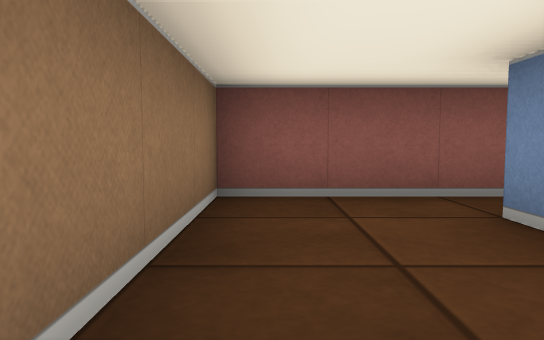
[1] (above)

14 first-person views from a walk through a cub3D maze. The camera is about half as high as the walls, tilts 4° down and sees 70° across. The floor is counted in squares. Each view is taken from the middle of a square. On the plan, view 1 faces up. The plan holds only what a view shows up to about 9 squares ahead; the rest is blank. The place goes on beyond the plan.

[2]
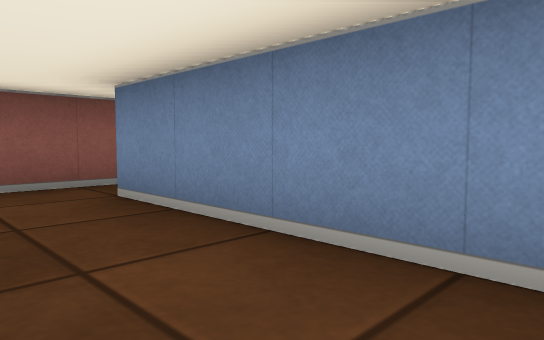

[3]
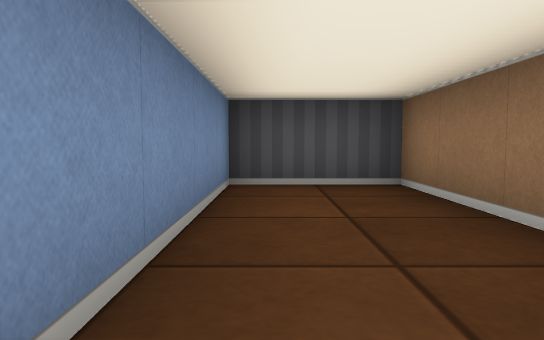

[4]
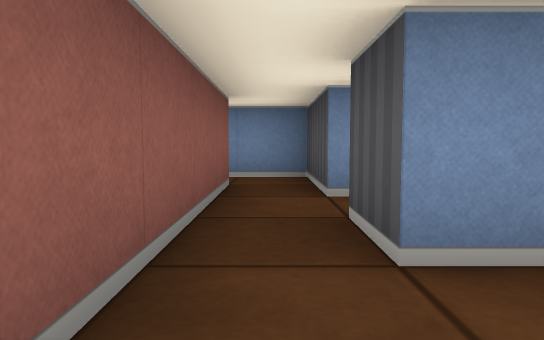

[5]
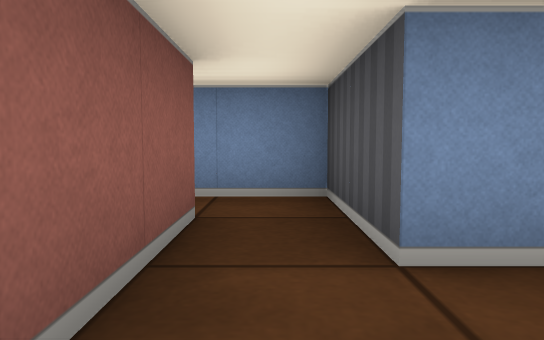

[6]
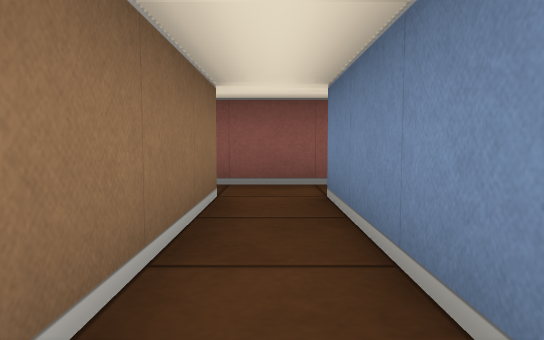

[7]
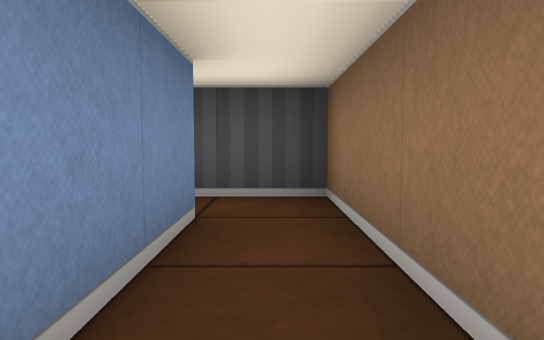

[8]
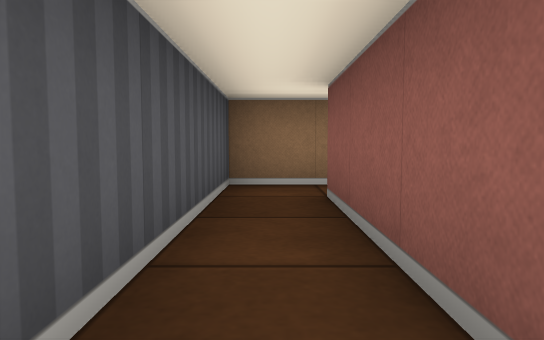

[9]
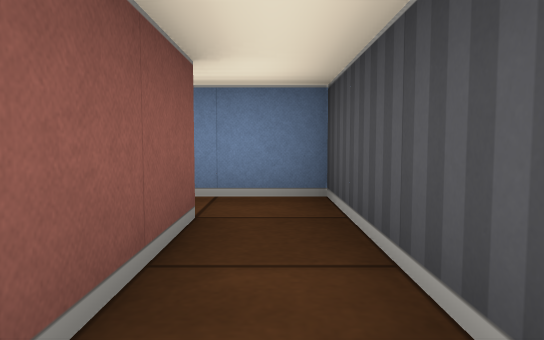

[10]
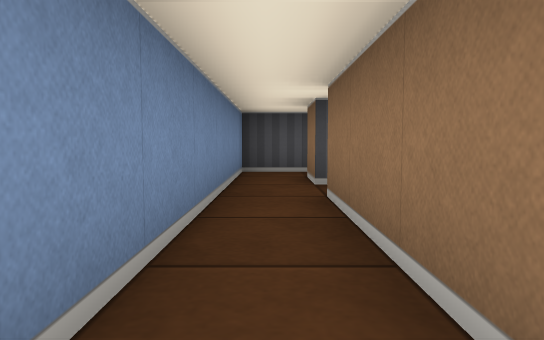

[11]
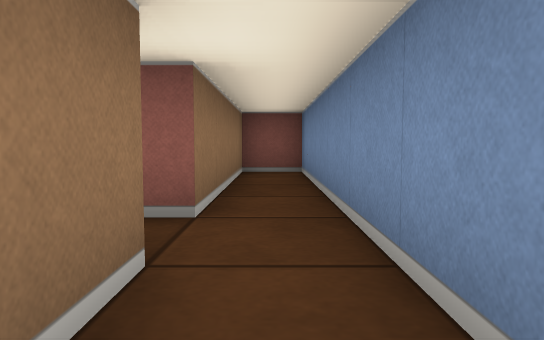

[12]
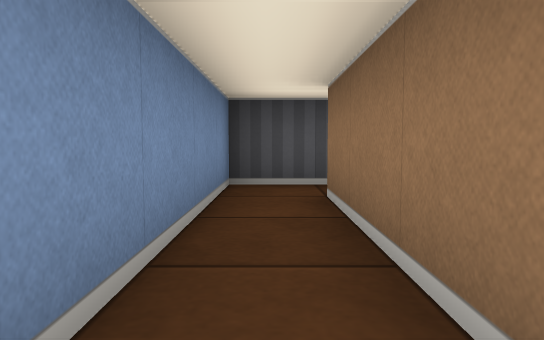

[13]
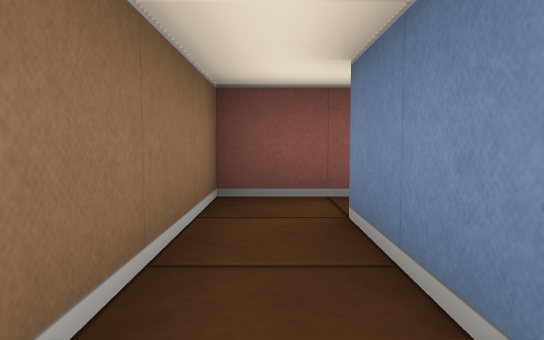

[14]
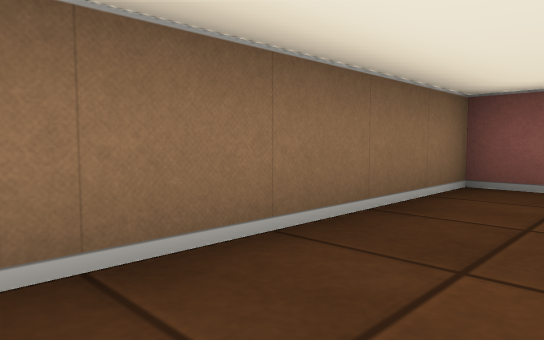

### Floor plan
Ten units are one square. View 1 is at (0, 0); x grows to the right and y downward. Boxes are objects, and circles mark ways between rooms. Rooms are numbered by the first view taken in them; rooms with no view inside come last. Other rooms are left out.
<svg viewBox="-10 -80 90 100">
<path fill="none" stroke="#000" d="M25 -35 -5 -35 -5 15 15 15 15 -25 25 -25M25 -25 25 15 75 15 75 -5M65 -5 65 5 35 5 35 -25 45 -25M45 -35 25 -35M75 -5 75 -55 65 -55 65 -15 61 -15M45 -25 55 -25 55 -65M58 -75 45 -75 45 -35"/>
<circle cx="20" cy="-30" r="3" fill="#2a7"/>
<circle cx="70" cy="0" r="3" fill="#2a7"/>
<circle cx="40" cy="-30" r="3" fill="#2a7"/>
<text x="10" y="-10">1</text>
<text x="30" y="0">2</text>
<text x="70" y="-20">3</text>
<text x="50" y="-50">4</text>
</svg>
Room 1 opens to room 2. Room 2 opens to room 3. Room 2 opens to room 4.

Where each view was taken, in squares from view 1:
view 1: 0 up, 0 right, facing up
view 2: 1 down, 0 right, facing up-right
view 3: 3 up, 1 right, facing down
view 4: 3 up, 0 right, facing right
view 5: 3 up, 2 right, facing right
view 6: 1 down, 3 right, facing up
view 7: 2 up, 3 right, facing down
view 8: 1 down, 7 right, facing left
view 9: 1 down, 4 right, facing right
view 10: 5 up, 7 right, facing down
view 11: 1 down, 7 right, facing up
view 12: 7 up, 5 right, facing down
view 13: 4 up, 5 right, facing up
view 14: 1 down, 1 right, facing up-left
